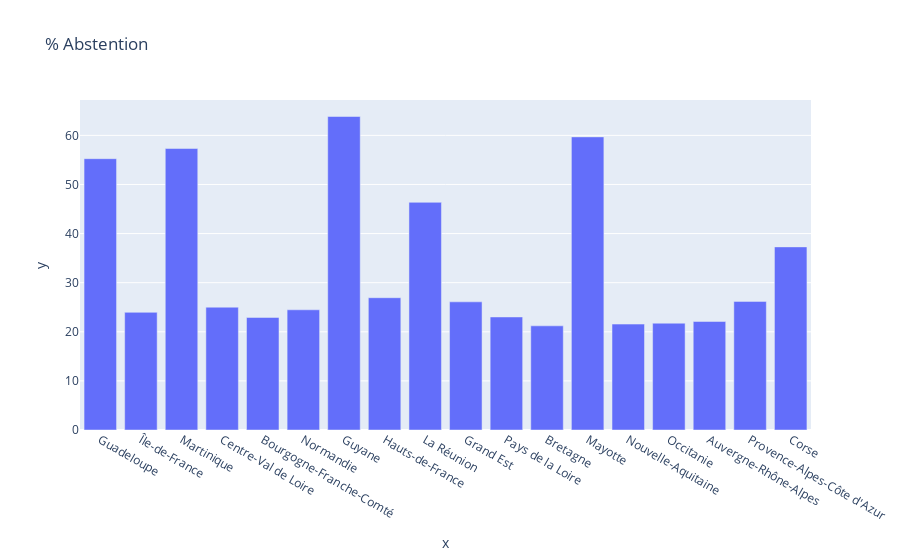

This figure's notebook cell:
### Code cell
regions = data['Libellé de la région'].to_numpy()
#plt.bar(regions, 100 - data['% Vot/Ins'].to_numpy())
new_y=  (100 - data['% Vot/Ins']).to_numpy()
# plt.xticks(rotation=90);
# plt.title('Abstention %', fontweight="bold")

px.bar(x=regions, y=new_y, title="% Abstention ")

### Figure 1 — Plotly figure (JSON) as saved in the notebook; plotly's stock layout.template omitted (floating-point values rounded to 4 significant figures)
{"data": [{"alignmentgroup": "True", "hovertemplate": "x=%{x}<br>y=%{y}<extra></extra>", "legendgroup": "", "marker": {"color": "#636efa", "pattern": {"shape": ""}}, "name": "", "offsetgroup": "", "orientation": "v", "showlegend": false, "textposition": "auto", "type": "bar", "x": ["Guadeloupe", "Île-de-France", "Martinique", "Centre-Val de Loire", "Bourgogne-Franche-Comté", "Normandie", "Guyane", "Hauts-de-France", "La Réunion", "Grand Est", "Pays de la Loire", "Bretagne", "Mayotte", "Nouvelle-Aquitaine", "Occitanie", "Auvergne-Rhône-Alpes", "Provence-Alpes-Côte d'Azur", "Corse"], "xaxis": "x", "y": [55.25, 23.96, 57.32, 25.01, 22.92, 24.48, 63.84, 26.94, 46.36, 26.1, 23.02, 21.21, 59.69, 21.57, 21.75, 22.1, 26.19, 37.29], "yaxis": "y"}], "layout": {"barmode": "relative", "legend": {"tracegroupgap": 0}, "title": {"text": "% Abstention "}, "xaxis": {"anchor": "y", "domain": [0, 1], "title": {"text": "x"}}, "yaxis": {"anchor": "x", "domain": [0, 1], "title": {"text": "y"}}}}
